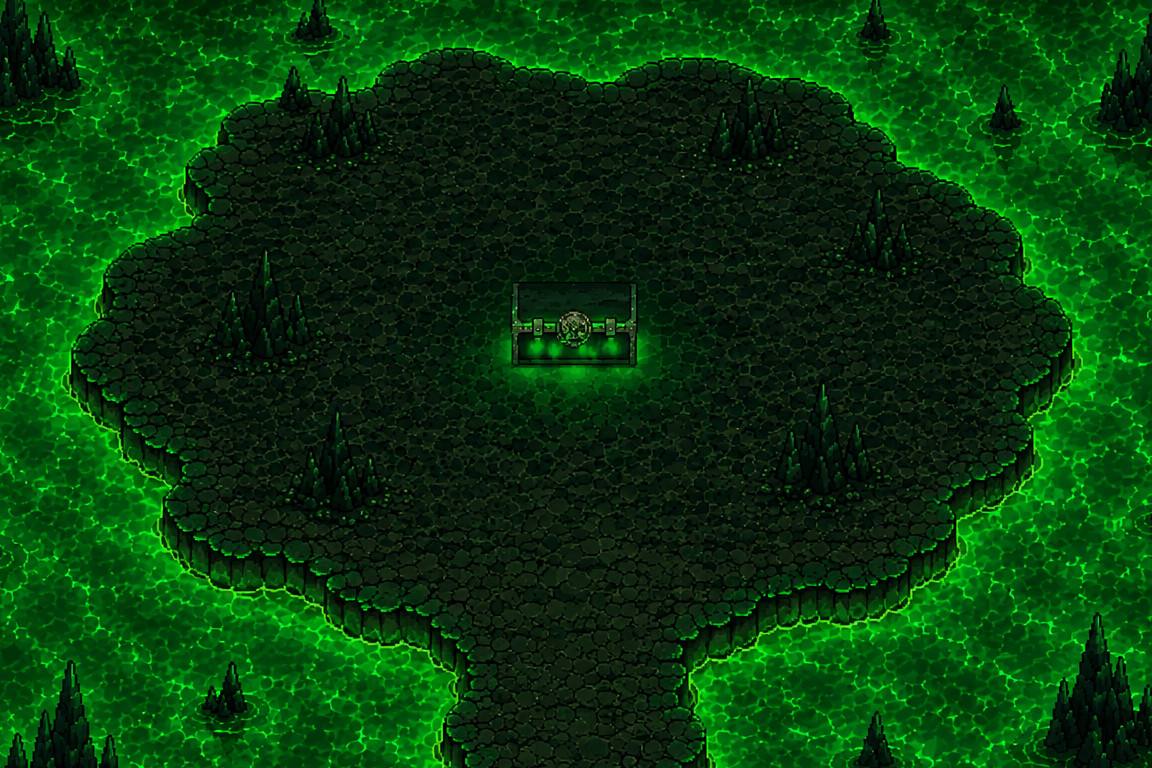

Tiled map render using the project's own tile images. Description and the whole map definition, tile-layer contents included, below:
An orthogonal 36x24 tile map with 32x32 px tiles, 1 tile layer (Tile Layer 1) and 11 objects (10x wall, death).

<map version="1.10" tiledversion="1.11.2" orientation="orthogonal" renderorder="right-down" width="36" height="24" tilewidth="32" tileheight="32" infinite="0" nextlayerid="4" nextobjectid="21">
 <tileset firstgid="1" source="../tilesets/pandorasBox.tsx" />
 <layer id="1" name="Tile Layer 1" width="36" height="24">
  <data encoding="csv">
103,104,105,106,107,108,109,110,111,112,113,114,115,116,117,118,119,120,121,122,123,124,125,126,127,128,129,130,131,132,133,134,135,136,137,138,
151,152,153,154,155,156,157,158,159,160,161,162,163,164,165,166,167,168,169,170,171,172,173,174,175,176,177,178,179,180,181,182,183,184,185,186,
199,200,201,202,203,204,205,206,207,208,209,210,211,212,213,214,215,216,217,218,219,220,221,222,223,224,225,226,227,228,229,230,231,232,233,234,
247,248,249,250,251,252,253,254,255,256,257,258,259,260,261,262,263,264,265,266,267,268,269,270,271,272,273,274,275,276,277,278,279,280,281,282,
295,296,297,298,299,300,301,302,303,304,305,306,307,308,309,310,311,312,313,314,315,316,317,318,319,320,321,322,323,324,325,326,327,328,329,330,
343,344,345,346,347,348,349,350,351,352,353,354,355,356,357,358,359,360,361,362,363,364,365,366,367,368,369,370,371,372,373,374,375,376,377,378,
391,392,393,394,395,396,397,398,399,400,401,402,403,404,405,406,407,408,409,410,411,412,413,414,415,416,417,418,419,420,421,422,423,424,425,426,
439,440,441,442,443,444,445,446,447,448,449,450,451,452,453,454,455,456,457,458,459,460,461,462,463,464,465,466,467,468,469,470,471,472,473,474,
487,488,489,490,491,492,493,494,495,496,497,498,499,500,501,502,503,504,505,506,507,508,509,510,511,512,513,514,515,516,517,518,519,520,521,522,
535,536,537,538,539,540,541,542,543,544,545,546,547,548,549,550,551,552,553,554,555,556,557,558,559,560,561,562,563,564,565,566,567,568,569,570,
583,584,585,586,587,588,589,590,591,592,593,594,595,596,597,598,599,600,601,602,603,604,605,606,607,608,609,610,611,612,613,614,615,616,617,618,
631,632,633,634,635,636,637,638,639,640,641,642,643,644,645,646,647,648,649,650,651,652,653,654,655,656,657,658,659,660,661,662,663,664,665,666,
679,680,681,682,683,684,685,686,687,688,689,690,691,692,693,694,695,696,697,698,699,700,701,702,703,704,705,706,707,708,709,710,711,712,713,714,
727,728,729,730,731,732,733,734,735,736,737,738,739,740,741,742,743,744,745,746,747,748,749,750,751,752,753,754,755,756,757,758,759,760,761,762,
775,776,777,778,779,780,781,782,783,784,785,786,787,788,789,790,791,792,793,794,795,796,797,798,799,800,801,802,803,804,805,806,807,808,809,810,
823,824,825,826,827,828,829,830,831,832,833,834,835,836,837,838,839,840,841,842,843,844,845,846,847,848,849,850,851,852,853,854,855,856,857,858,
871,872,873,874,875,876,877,878,879,880,881,882,883,884,885,886,887,888,889,890,891,892,893,894,895,896,897,898,899,900,901,902,903,904,905,906,
919,920,921,922,923,924,925,926,927,928,929,930,931,932,933,934,935,936,937,938,939,940,941,942,943,944,945,946,947,948,949,950,951,952,953,954,
967,968,969,970,971,972,973,974,975,976,977,978,979,980,981,982,983,984,985,986,987,988,989,990,991,992,993,994,995,996,997,998,999,1000,1001,1002,
1015,1016,1017,1018,1019,1020,1021,1022,1023,1024,1025,1026,1027,1028,1029,1030,1031,1032,1033,1034,1035,1036,1037,1038,1039,1040,1041,1042,1043,1044,1045,1046,1047,1048,1049,1050,
1063,1064,1065,1066,1067,1068,1069,1070,1071,1072,1073,1074,1075,1076,1077,1078,1079,1080,1081,1082,1083,1084,1085,1086,1087,1088,1089,1090,1091,1092,1093,1094,1095,1096,1097,1098,
1111,1112,1113,1114,1115,1116,1117,1118,1119,1120,1121,1122,1123,1124,1125,1126,1127,1128,1129,1130,1131,1132,1133,1134,1135,1136,1137,1138,1139,1140,1141,1142,1143,1144,1145,1146,
1159,1160,1161,1162,1163,1164,1165,1166,1167,1168,1169,1170,1171,1172,1173,1174,1175,1176,1177,1178,1179,1180,1181,1182,1183,1184,1185,1186,1187,1188,1189,1190,1191,1192,1193,1194,
1207,1208,1209,1210,1211,1212,1213,1214,1215,1216,1217,1218,1219,1220,1221,1222,1223,1224,1225,1226,1227,1228,1229,1230,1231,1232,1233,1234,1235,1236,1237,1238,1239,1240,1241,1242
</data>
 </layer>
 <objectgroup id="3" name="collisions">
  <object id="10" name="wall" x="-14.5008" y="635.317" width="471.277" height="113.288" />
  <object id="11" name="wall" x="697.852" y="644.833" width="471.277" height="113.288" />
  <object id="12" name="wall" x="-74.3168" y="461.761" width="310.862" height="113.288" />
  <object id="13" name="wall" x="870.049" y="498.919" width="285.485" height="113.288" />
  <object id="14" name="wall" x="960.68" y="373.849" width="266.453" height="113.288" />
  <object id="15" name="wall" x="-104.225" y="294.095" width="266.453" height="113.288" />
  <object id="16" name="wall" x="176.729" y="-21.2982" width="918.084" height="113.288" />
  <object id="17" name="wall" x="-0.906462" y="109.209" width="266.453" height="113.288" />
  <object id="18" name="wall" x="895.426" y="104.678" width="266.453" height="113.288" />
  <object id="19" name="wall" x="1003.28" y="244.248" width="266.453" height="113.288" />
  <object id="20" name="death" x="498.466" y="279.141" width="149.54" height="93.3491" />
 </objectgroup>
</map>
